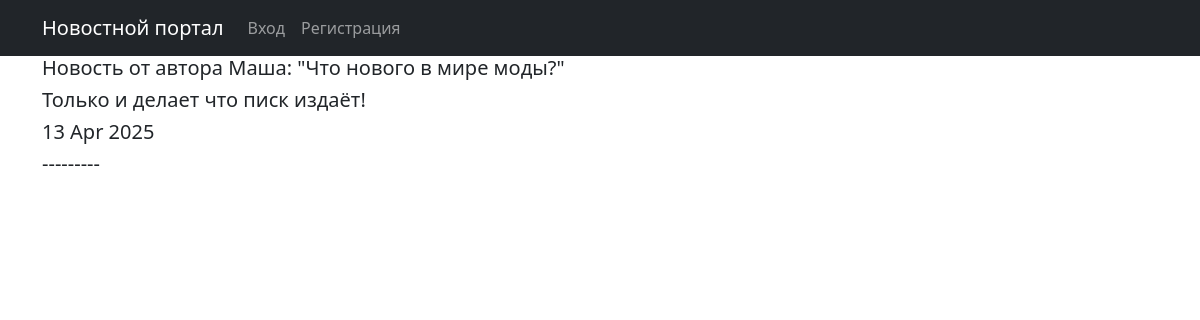
/news/15, run on the app's committed database.
### news/models.py (models this page shows, shortened)
class Post(models.Model):
    news = 'news'
    article = 'article'
    POSITIONS = [(news, 'Новость'), (article, 'Статья')]
    positions = models.CharField(max_length = 7,
                                choices = POSITIONS,
                                default = news)
    author = models.ForeignKey(Author, on_delete = models.CASCADE, related_name = 'posts')
    created = models.DateTimeField(auto_now_add = True)
    category = models.ManyToManyField('Category', through = 'PostCategory')
    title = models.CharField(max_length = 50)
    content = models.TextField()
    rating = models.IntegerField(default = 0)

class Author(models.Model):
    user = models.OneToOneField(User, on_delete=models.CASCADE)
    rating = models.IntegerField(default = 0)

### news/views.py (the view)
# urls.py: path('<int:pk>', PostDetail.as_view(), name='news_detail'),
class PostDetail(DetailView):
    model = Post
    ordering = 'created'
    template_name = 'news_detail.html'
    context_object_name = 'news_detail'

### templates/news_detail.html (shortened to what this page needs)
{% extends 'flatpages/default.html' %}
{% block content %}
<h5>{% if object.positions == 'article' %}Статья{% else %}Новость{% endif %} от автора {{ news_detail.author.user }}: "{{news_detail.title}}"</h5>
<h5>{{news_detail.content}}</h5>
<h5>{{ news_detail.created|date:'d M Y'  }}</h5>
<h5>---------</h5>
{% endblock content %}

### data on the page
Post: author.user "Маша", title "Что нового в мире моды?", content "Только и делает что писк издаёт!", created "13 Apr 2025"
